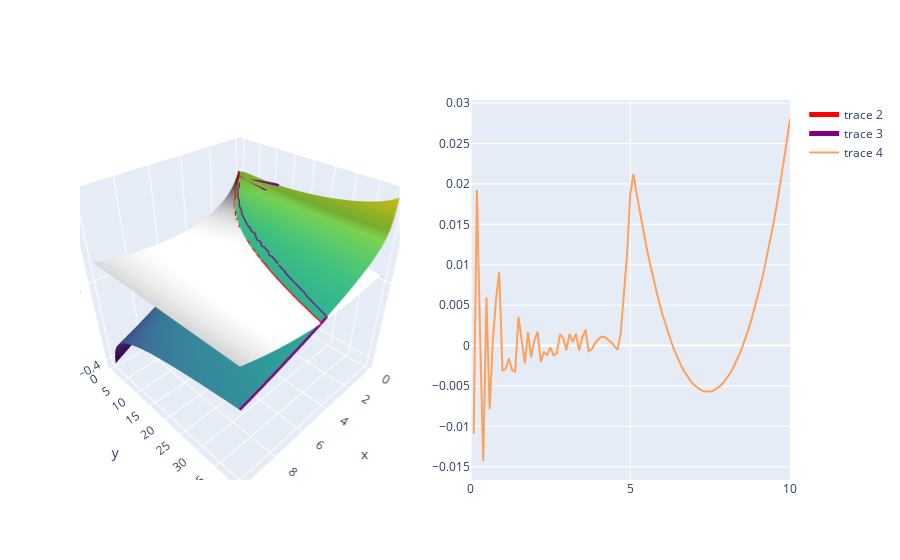

The notebook cell this image was saved under:
### Code cell
%matplotlib nbagg
#network = nw(eps=np.sqrt(0.5),eta=0.9,alpha_0=0.02)
network = nw(eps=0,eta=0,alpha_0=0.02)
steps_rate = 101
steps_q = 101

rate_raw = np.linspace(0,10,steps_rate)
q_raw = np.linspace(0,40,steps_q)


rateWnt = np.tile(rate_raw,(2,1))[...,np.newaxis]
q = np.tile(q_raw,(2,steps_rate,1))


rate_plot = np.tile(rateWnt[0],(1,steps_q))
q_plot = q[0,...]
I_nu = -np.sqrt(network.I_squared_nu(rateWnt,q,0))
I_q = -np.sqrt(network.I_squared_q(rateWnt,q,0))
I_approx = -np.sqrt(network.I_squared_nu(rateWnt,rateWnt**2,0))
#print(I_approx,I_approx.shape)

dI = I_nu-I_q
np.isfinite(dI)
mx = np.ma.masked_array(np.abs(dI), ~np.isfinite(dI))
idx_cross = np.argmin(mx,axis=1)

dI_approx = np.abs(I_approx-I_q)
mx = np.ma.masked_array(dI_approx, ~np.isfinite(dI_approx))
idx_cross_approx = np.argmin(mx,axis=1)

# create figure
fig = make_subplots(rows=1, cols=2, specs=[[{'type': 'surface'},{'type':'xy'}]])
# plot two intersectioned surfaces

surface_nu = go.Surface(x=rate_plot, y=q_plot, z=I_nu, colorscale='Greys', showscale=False)
fig.add_trace(surface_nu, row=1, col=1)
surface_q = go.Surface(x=rate_plot, y=q_plot, z=I_q, colorscale='viridis', showscale=False)
fig.add_trace(surface_q, row=1, col=1)
#surface_approx = go.Surface(x=rate_plot, y=q_plot, z=np.tile(I_approx,(1,steps_q)), colorscale='Gray', showscale=False)
#fig.add_trace(surface_approx, row=1, col=1)

line_cross = go.Scatter3d(x=rate_raw,y=q_raw[idx_cross],z=I_q[np.arange(steps_rate),idx_cross],mode='lines',line={
        'color':'red',
        'width':5
    })
line_cross_approx = go.Scatter3d(x=rate_raw,y=q_raw[idx_cross_approx],z=I_q[np.arange(steps_rate),idx_cross_approx],mode='lines',line={
        'color':'purple',
        'width':5,
    })

delta_I = dI[np.arange(steps_rate),idx_cross] - dI_approx[np.arange(steps_rate),idx_cross_approx]

print(dI.shape)
#print(dI[idx_cross])
print(delta_I)
fig.add_trace(line_cross, row=1, col=1)
fig.add_trace(line_cross_approx, row=1, col=1)

fig.add_trace(go.Scatter(x=rate_raw,y=delta_I/I_q[np.arange(steps_rate),idx_cross],mode='lines'),row=1,col=2)
fig.show()
